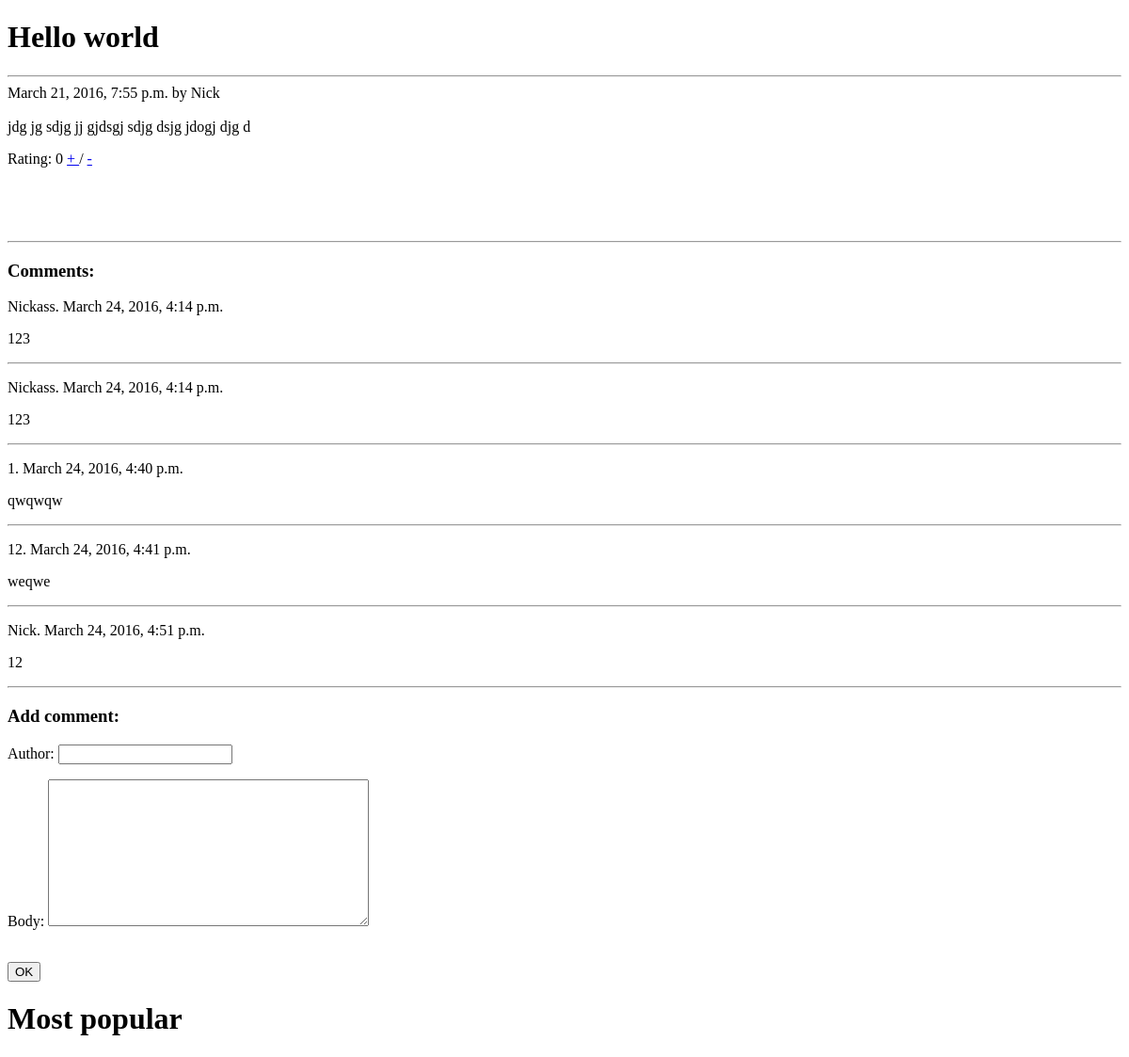
Before: /blog/hello-world/ with the older database file.
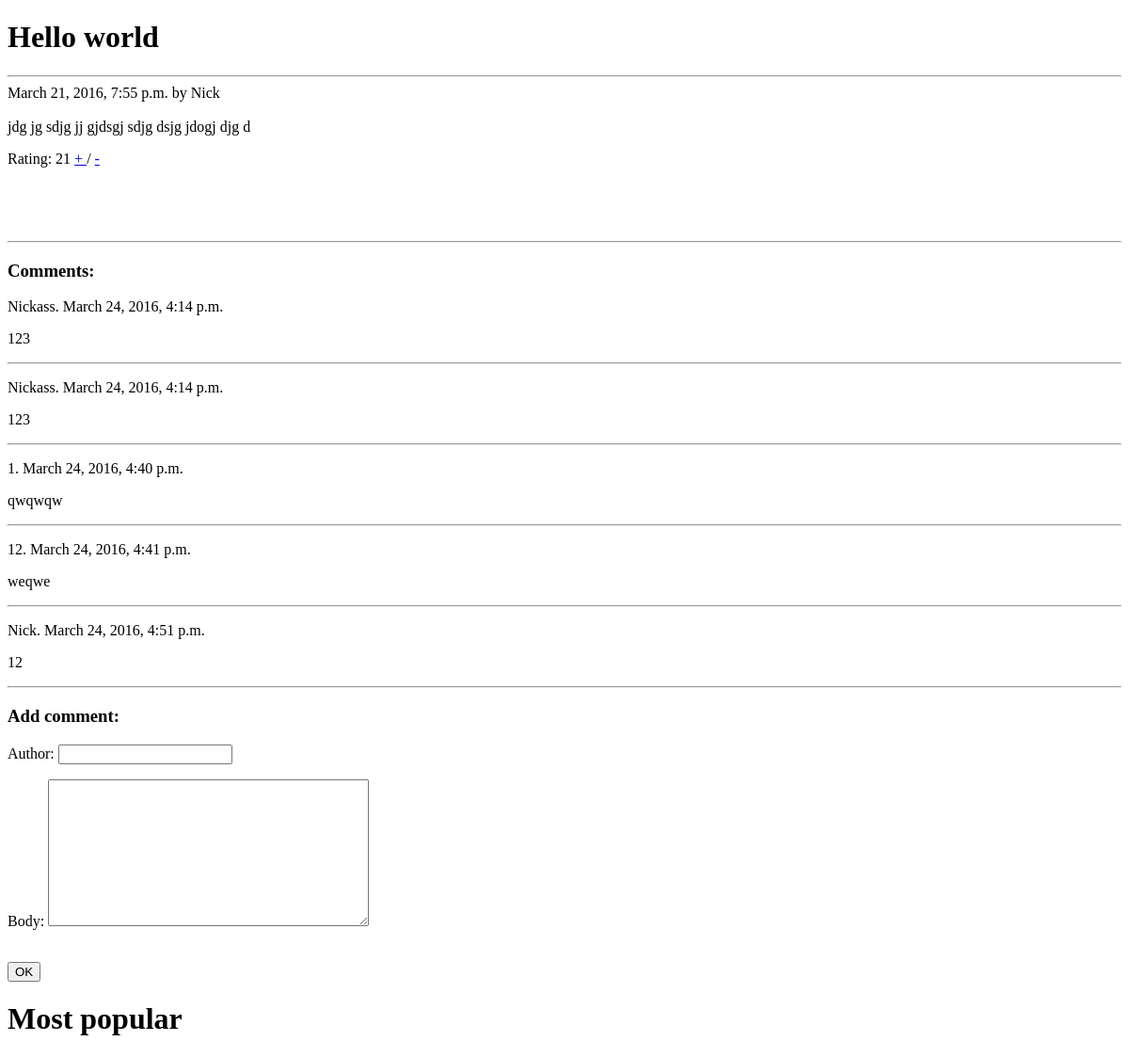
After: the same page with the newer database file.
### blog/models.py (models this page shows, shortened)
class Post(models.Model):
    title = models.CharField(max_length = 100)
    body = models.TextField()
    author = models.ForeignKey(User, )
    added = models.DateTimeField(auto_now_add=True)
    updated = models.DateTimeField(auto_now = True)
    draft = models.BooleanField(default = True)
    slug = models.SlugField(null = True, blank = True)
    rating = models.IntegerField(default = 0)
    def get_absolute_url(self):
        return '/blog/%s/' %(self.slug)

### blog/views.py (the view)
# urls.py: url(r'^(?P<slug>[\w-]+)/$', views.detail, name='detail'),
def detail(request, slug=None):
    if request.POST:
        form = AddCommentForm(request.POST)
        new_comment = form.save(commit=False)
        new_comment.post = get_object_or_404(Post, slug=slug)
        if form.is_valid():
            new_comment.save()
            return HttpResponseRedirect('/blog/' + slug)
    else:
        form = AddCommentForm()
    post = get_object_or_404(Post, slug=slug)
    comments = Comment.objects.filter(post=post)
    context = {
        'post': post,
        'comments': comments,
        'form': form,
    }
    return render(request, 'blog/detail.html', context)

### blog/forms.py
class AddCommentForm(forms.ModelForm):
    class Meta:
        model = models.Comment
        fields = ['author', 'body']

### templates/blog/detail.html
{% extends 'base.html'%}
{% block content %}
<h1> {{ post.title }} </h1>
<hr/>
{{ post.added }} by {{ post.author.first_name }}
<br> <br>
{{ post.body }}
<p> Rating: {{ post.rating }}
    <a href='{{ post.get_absolute_url }}plus/blog--{{ post.slug }}'> + </a>
    /
    <a href='{{ post.get_absolute_url }}minus/blog--{{ post.slug }}'> - </a>
</p>
<br>
<br><br>
<hr/>
<h3> Comments: </h3>
{% for comment in comments %}
    <p> {{ comment.author }}. {{ comment.added }} </p>
    <p> {{ comment.body }} </p>
    <hr/>
{% empty %}
    <p>
        There are no comments yet
    </p>
{% endfor %}
<h3> Add comment: </h3>
<form action='' method='POST'> {% csrf_token %}
    {{ form.as_p}} <br>
    <input type='submit' value='OK'>
</form>
{% endblock %}

Changed rows visible on the page:
changed Post "Hello world": rating "0" → "21"
